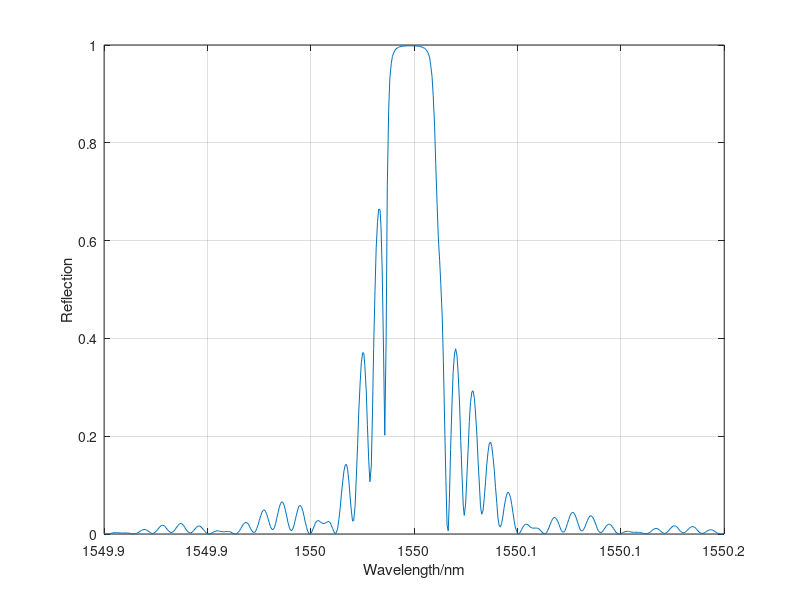

The MATLAB script that drew this image:
clear;
clc;

n_eff=1.46; %Effective refractive index
lamda_B=1550*1e-9;  %Center wavelength
L=0.1;  %Length of the fiber grating
delta_n_eff=2*1e-5; %Refractive rate modulation depth

phi=input('Phase shift is: ');
T=input('The length ratio is: ');
lamda=1e-9*linspace(1549.85,1550.15,500);  %Wavelength span

delta=zeros(1,length(lamda));
s=zeros(1,length(lamda));
s11=zeros(1,length(lamda));
s12=zeros(1,length(lamda));
s21=zeros(1,length(lamda));
s22=zeros(1,length(lamda));
ss11=zeros(1,length(lamda));
ss12=zeros(1,length(lamda));
ss21=zeros(1,length(lamda));
ss22=zeros(1,length(lamda));
R=zeros(1,length(lamda));
r=zeros(1,length(lamda));

z_i_1= L/(1+T); %Uniform fiber grating length before phase shift
z_i_2=L- z_i_1; %Uniform fiber grating length after phase shift
fpi=[exp(-1i*phi/2),0;0, exp(1i*phi/2)];  %Phase shift matrix
F=[1 0;0 1];    %Initialize transmission matrix

for num=1:500
    delta(num)=2*pi*n_eff*(1./lamda(num)-1./lamda_B);%Inter-mode detuning
    kappa=pi./lamda(num)*delta_n_eff;
    s(num)=sqrt(kappa.^2-delta(num).^2);
    
    s11(num)=(cosh(s(num)*z_i_1)-1i*(delta(num)/s(num))*sinh(s(num)*z_i_1));
    s12(num)=-1i*(kappa./s(num)).*sinh(s(num)*z_i_1);
    s21(num)=1i*(kappa./s(num)).*sinh(s(num)*z_i_1);   
    s22(num)=cosh(s(num)*z_i_1)+1i*(delta(num)/s(num))*sinh(s(num)*z_i_1);
    f1=[s11(num) s12(num);s21(num) s22(num)];

    ss11(num)=(cosh(s(num)*z_i_2)-1i*(delta(num)/s(num))*sinh(s(num)*z_i_2));
    ss12(num)=-1i*(kappa./s(num)).*sinh(s(num)*z_i_2);
    ss21(num)=1i*(kappa./s(num)).*sinh(s(num)*z_i_2);   
    ss22(num)=cosh(s(num)*z_i_2)+1i*(delta(num)/s(num))*sinh(s(num)*z_i_2);
    f2=[ss11(num) ss12(num);ss21(num) ss22(num)];

    f_out=f2*fpi*f1*F;
    r(num)=f_out(3)/f_out(1);
    R(num)=(abs(r(num)))^2; %Amplitude of the refractive index
end

plot(lamda*1e9,R);
grid on;
xlabel('Wavelength/nm');
ylabel('Reflection');